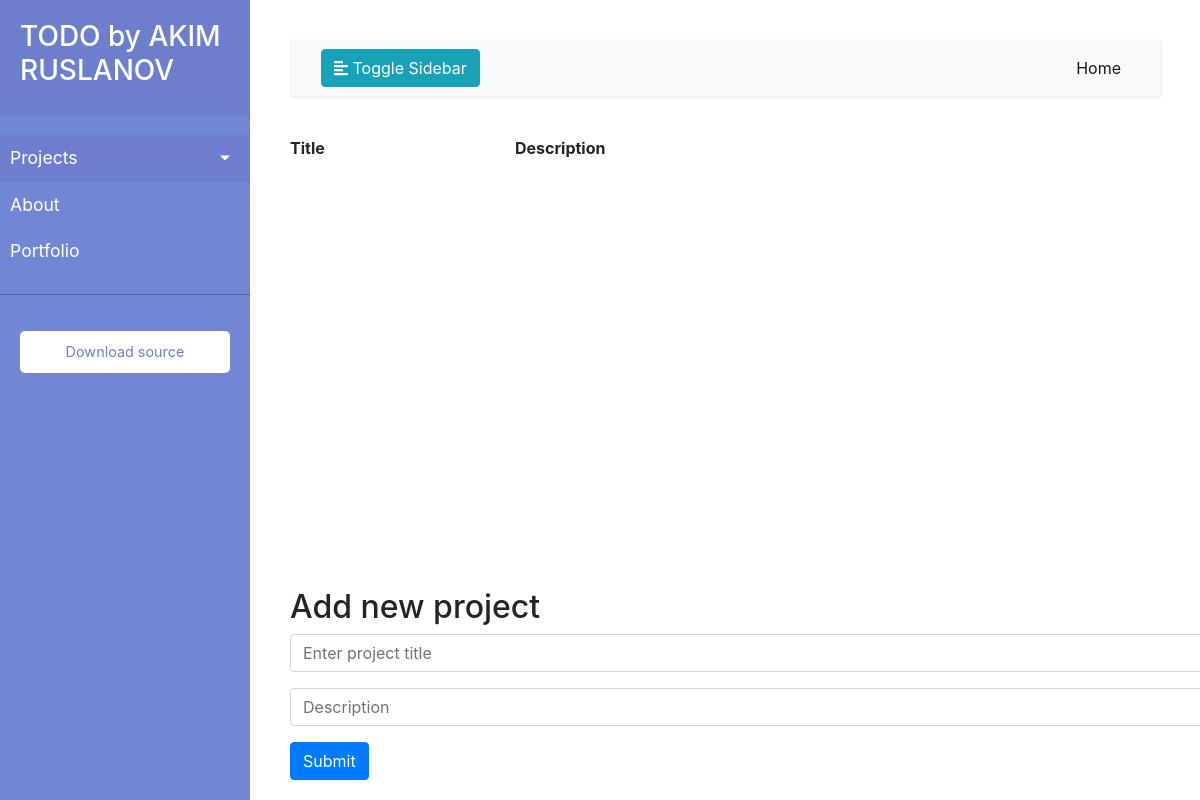
The page /project_page on the database as committed earlier.
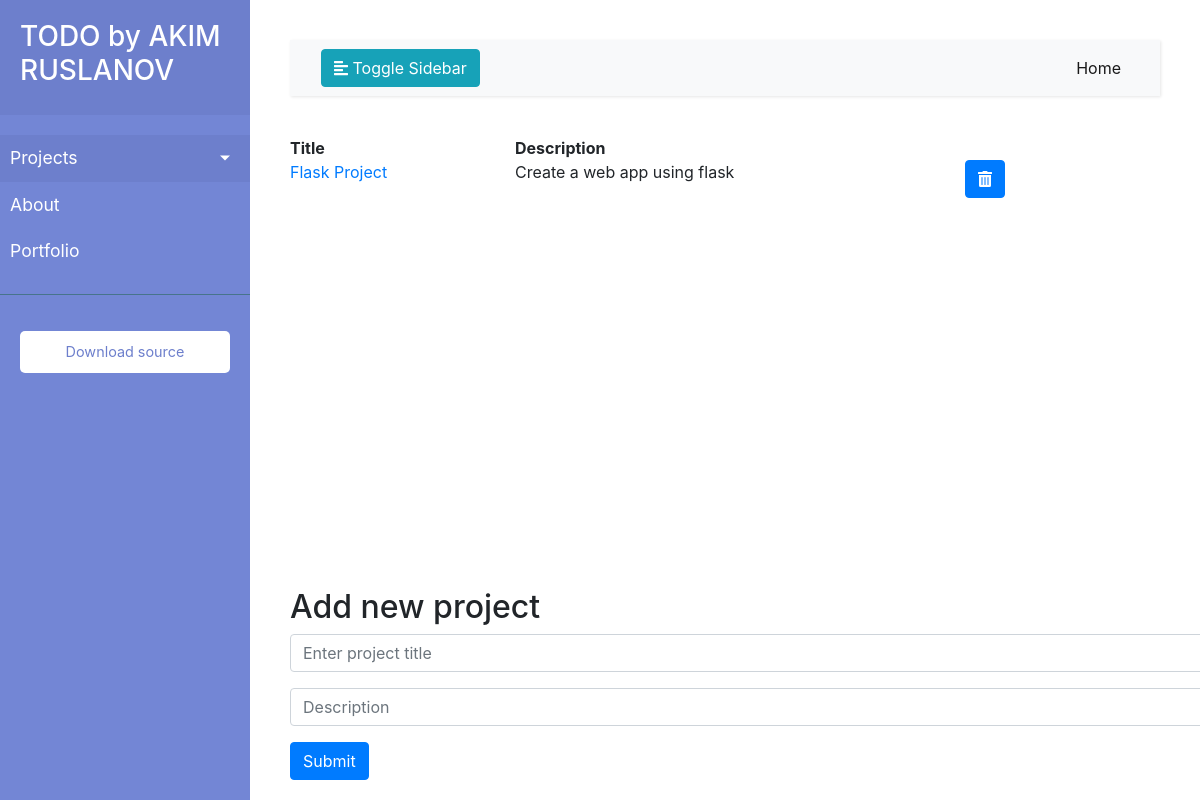
The same page on the database as committed later.
### app.py (models this page shows, shortened)
class Project(db.Model):
    id = db.Column(db.Integer, primary_key=True)
    title = db.Column(db.Text, nullable=False)
    description = db.Column(db.Text, nullable=True, default="")
    date_created = db.Column(db.DateTime, default=datetime.utcnow)
    tasks = db.relationship('Task', backref='project', lazy=True)

### app.py (the view)
@app.route('/project_page')
def add_project_page():
    projects = Project.query.all()
    return render_template('add_project.html', projects=projects)

### templates/add_project.html (shortened to what this page needs)
{% extends 'base.html' %}
{% block content %}
<dl class="row">
    <dt class="col-sm-3">Title</dt>
    <dt class="col-sm-9">Description</dd>
        {% for project in projects %}
        <dd class="col-sm-3"> <a href="/{{ project.id }}">{{ project.title }}</a>  </dt>
        <dd class="col-sm-6"> {{project.description }}</dd>
        <dd class="col-sm-1">
          <a href="/delete_project/{{ project.id }}" class="btn btn-primary"><i class="fas fa-trash-alt"></i></a>
        </dd>
    {% endfor %}
  </dl>
<div id="input_wrapper">
    <form action="/project" method="POST">
        <h2>Add new project</h2>
        <div class="form-group">
          <input type="text" class="form-control" id="project_title" aria-describedby="titleHelp" name="title" placeholder="Enter project title">
        </div>
        <div class="form-group">
          <input type="text" class="form-control" id="project_desc" placeholder="Description" name="desc">
        </div>
        <button type="submit" class="btn btn-primary">Submit</button>
    </form>
</div>
{% endblock %}

Rows that differ between the two databases and show on the page:
added Project: title "Flask Project", description "Create a web app using flask"
